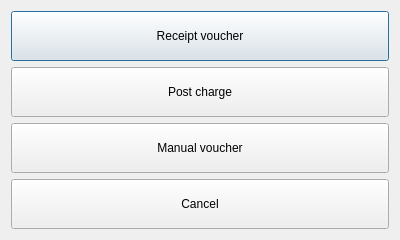
<?xml version="1.0" encoding="UTF-8"?>
<ui version="4.0">
 <class>DlgNewVaucherOption</class>
 <widget class="QDialog" name="DlgNewVaucherOption">
  <property name="geometry">
   <rect>
    <x>0</x>
    <y>0</y>
    <width>400</width>
    <height>236</height>
   </rect>
  </property>
  <property name="windowTitle">
   <string>New voucher option</string>
  </property>
  <layout class="QVBoxLayout" name="verticalLayout">
   <item>
    <widget class="QPushButton" name="btnRV">
     <property name="minimumSize">
      <size>
       <width>0</width>
       <height>50</height>
      </size>
     </property>
     <property name="text">
      <string>Receipt voucher</string>
     </property>
    </widget>
   </item>
   <item>
    <widget class="QPushButton" name="btnPostCharge">
     <property name="minimumSize">
      <size>
       <width>0</width>
       <height>50</height>
      </size>
     </property>
     <property name="text">
      <string>Post charge</string>
     </property>
    </widget>
   </item>
   <item>
    <widget class="QPushButton" name="btnManual">
     <property name="minimumSize">
      <size>
       <width>0</width>
       <height>50</height>
      </size>
     </property>
     <property name="text">
      <string>Manual voucher</string>
     </property>
    </widget>
   </item>
   <item>
    <widget class="QPushButton" name="btnCancel">
     <property name="minimumSize">
      <size>
       <width>0</width>
       <height>50</height>
      </size>
     </property>
     <property name="text">
      <string>Cancel</string>
     </property>
    </widget>
   </item>
  </layout>
 </widget>
 <resources/>
 <connections/>
</ui>
